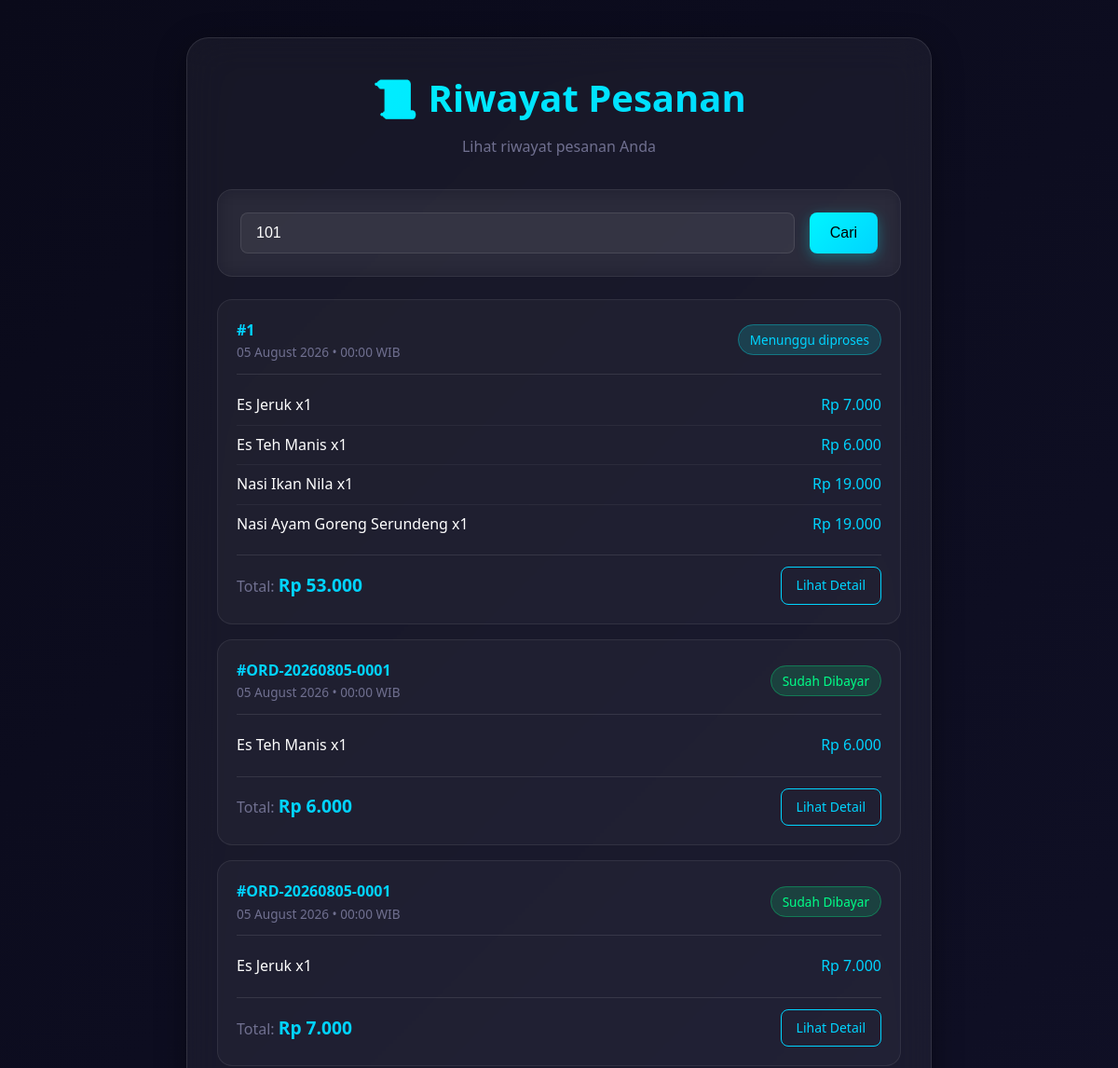
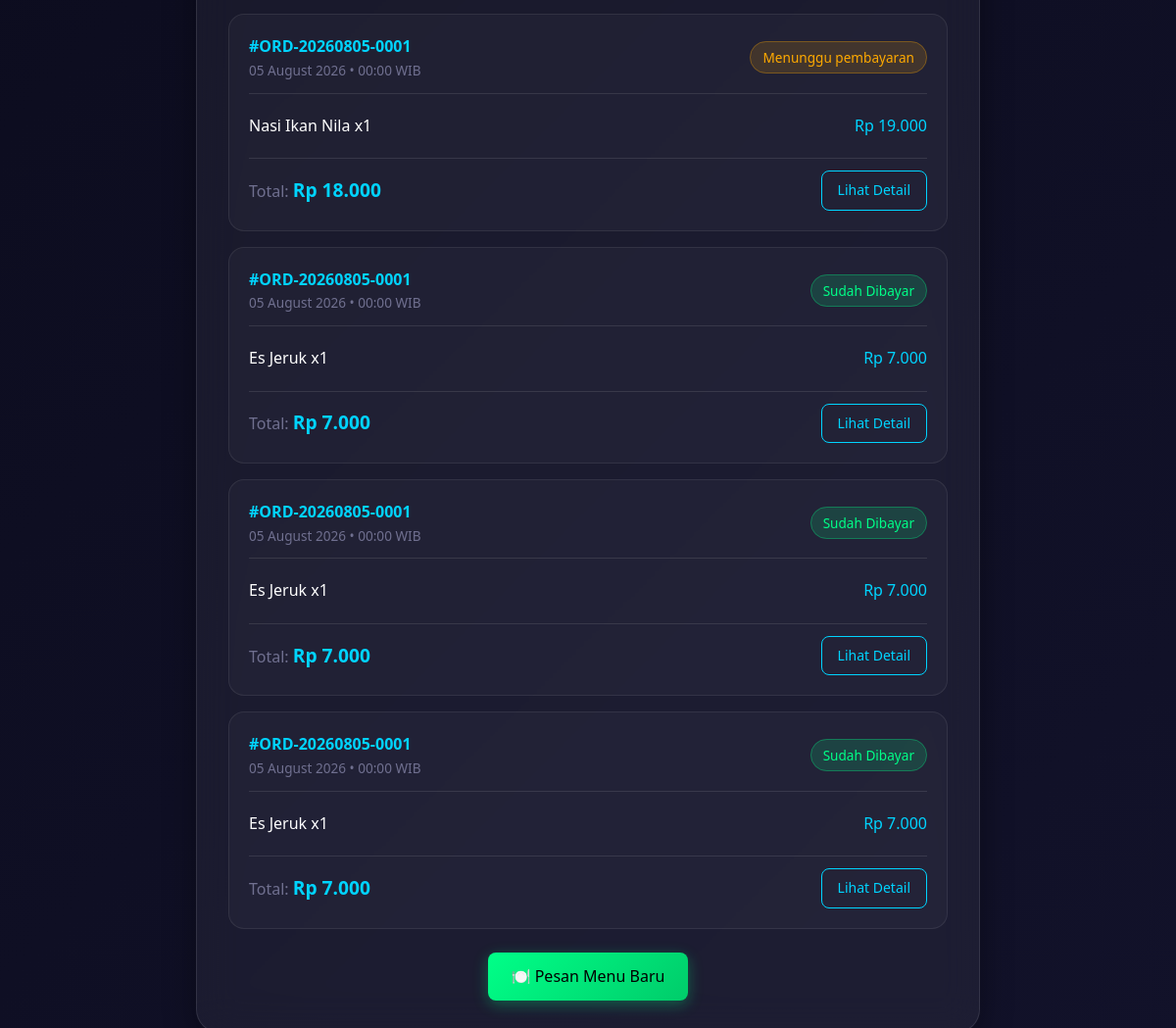
/pemesanan_pelanggan/riwayat_pesanan.php?kode=101, run on the app's committed database (2 pictures, top to bottom).
### tables this page shows
CREATE TABLE `data_pesanan` (
  `id_pesanan` int(11) NOT NULL,
  `tgl_pesanan` datetime DEFAULT NULL,
  `nama_pelanggan` varchar(100) DEFAULT NULL,
  `no_meja` varchar(20) DEFAULT NULL,
  `kode_pelanggan` varchar(50) DEFAULT NULL,
  `id_pelanggan` int(11) DEFAULT NULL,
  `total_harga` decimal(10,2) NOT NULL DEFAULT 0.00,
  `status` varchar(30) NOT NULL DEFAULT 'Menunggu',
  `metode_pembayaran` varchar(50) DEFAULT NULL,
  `nomor_pesanan` varchar(20) DEFAULT NULL
);

CREATE TABLE `rincian_pesanan` (
  `id_rincian` int(11) NOT NULL,
  `id_pesanan` int(11) NOT NULL,
  `id_menu` int(11) NOT NULL,
  `jumlah` int(11) NOT NULL
);

CREATE TABLE `data_menu` (
  `id_menu` int(11) NOT NULL,
  `nama_menu` varchar(100) NOT NULL,
  `jenis_menu` varchar(50) NOT NULL,
  `harga` decimal(10,2) NOT NULL,
  `status` varchar(20) NOT NULL DEFAULT 'Tersedia'
);

### pemesanan_pelanggan/riwayat_pesanan.php (the view, shortened to what this page needs)
<?php
include "../koneksi.php";
$kode_pelanggan = isset($_GET['kode']) ? trim($_GET['kode']) : $_SESSION['kode_pelanggan'];
$pesanan = mysqli_query($conn, "SELECT * FROM data_pesanan WHERE kode_pelanggan = '$kode_pelanggan' ORDER BY tgl_pesanan DESC");
?>
<!DOCTYPE html>
<html lang="id">
<head>
    <link rel="stylesheet" href="../assets/css/style.css">
</head>
<body>
<div class="glass-container" style="max-width: 800px; margin: 40px auto; padding: 32px;">
    <div style="text-align: center; margin-bottom: 32px;">
        <h1 style="margin-bottom: 8px;">📜 Riwayat Pesanan</h1>
        <p style="color: var(--text-muted);">Lihat riwayat pesanan Anda</p>
    </div>
    <div class="glass-card mb-3">
        <form method="get" action="">
            <div class="d-flex gap-2">
                <input type="text" name="kode" class="form-control" placeholder="Masukkan Kode Pelanggan" value="<?= htmlspecialchars($kode_pelanggan) ?>">
                <button type="submit" class="btn btn-primary">Cari</button>
            </div>
        </form>
    </div>
    <?php if (mysqli_num_rows($pesanan) > 0): ?>
        <?php while ($p = mysqli_fetch_assoc($pesanan)): ?>
            <?php
            $detail = mysqli_query($conn, "SELECT d.*, m.nama_menu, m.harga
                                               FROM rincian_pesanan d
                                               JOIN data_menu m ON d.id_menu = m.id_menu
                                               WHERE d.id_pesanan = '{$p['id_pesanan']}'");
            ?>
            <div class="history-card">
                <div class="history-header">
                    <div>
                        <div class="history-id">#<?= $p['nomor_pesanan'] ?? $p['id_pesanan'] ?></div>
                        <div class="history-date"><?= date('d F Y • H:i', strtotime($p['tgl_pesanan'])) ?> WIB</div>
                    </div>
                    <div>
                        <?php
                        $statusClass = 'status-pending';
                        if (strpos($p['status'], 'diproses') !== false) $statusClass = 'status-processing';
                        elseif (strpos($p['status'], 'Dibayar') !== false) $statusClass = 'status-paid';
                        elseif (strpos($p['status'], 'Selesai') !== false) $statusClass = 'status-completed';
                        ?>
                        <span class="history-status <?= $statusClass ?>"><?= $p['status'] ?></span>
                    </div>
                </div>
                <div class="history-items">
                    <?php while ($d = mysqli_fetch_assoc($detail)): ?>
                    <div class="history-item">
                        <span><?= $d['nama_menu'] ?> x<?= $d['jumlah'] ?></span>
                        <span style="color: var(--neon-cyan);">Rp <?= number_format($d['harga'] * $d['jumlah'], 0, ',', '.') ?></span>
                    </div>
                    <?php endwhile; ?>
                </div>
                <div class="history-total">
                    <div>
                        <span style="color: var(--text-muted);">Total:</span>
                        <span style="color: var(--neon-cyan); font-weight: 600; font-size: 1.2rem;">Rp <?= number_format($p['total_harga'], 0, ',', '.') ?></span>
                    </div>
                    <a href="cek_status.php?nomor=<?= $p['nomor_pesanan'] ?>" class="btn btn-sm btn-outline">Lihat Detail</a>
                </div>
            </div>
        <?php endwhile; ?>
    <?php endif; ?>
    <div style="text-align: center; margin-top: 24px;">
        <a href="pesan_pelanggan.php" class="btn btn-success">🍽️ Pesan Menu Baru</a>
    </div>
</div>
</body>
</html>

### assets/css/style.css (style rules this page uses)
:root { --bg-primary: #0a0a1a; --bg-secondary: #12122a; --bg-tertiary: #1a1a3a; --glass-bg: rgba(255, 255, 255, 0.05); --glass-border: rgba(255, 255, 255, 0.1); --glass-shadow: 0 8px 32px rgba(0, 0, 0, 0.37); --neon-blue: #00f5ff; --neon-purple: #bf00ff; --neon-cyan: #00d4ff; --neon-pink: #ff00aa; --text-primary: #ffffff; --text-secondary: #a0a0c0; --text-muted: #707090; --success: #00ff88; --warning: #ffaa00; --error: #ff4466; --gradient-1: linear-gradient(135deg, #667eea 0%, #764ba2 100%); --gradient-2: linear-gradient(135deg, #00f5ff 0%, #00d4ff 100%); --gradient-3: linear-gradient(135deg, #bf00ff 0%, #ff00aa 100%); --gradient-bg: linear-gradient(135deg, #0a0a1a 0%, #1a1a3a 50%, #0a0a1a 100%); --transition: all 0.3s cubic-bezier(0.4, 0, 0.2, 1); --radius-sm: 8px; --radius-md: 16px; --radius-lg: 24px; --radius-xl: 32px; }
* { margin: 0; padding: 0; box-sizing: border-box; }
html { scroll-behavior: smooth; }
body { font-family: 'Segoe UI', 'Inter', -apple-system, BlinkMacSystemFont, sans-serif; background: var(--gradient-bg); background-attachment: fixed; background-size: 400% 400%; animation: gradientShift 15s ease infinite; color: var(--text-primary); min-height: 100vh; line-height: 1.6; }
.glass-container { background: var(--glass-bg); backdrop-filter: blur(20px); -webkit-backdrop-filter: blur(20px); border: 1px solid var(--glass-border); border-radius: var(--radius-lg); box-shadow: var(--glass-shadow); }
.glass-card { background: rgba(255, 255, 255, 0.03); backdrop-filter: blur(10px); -webkit-backdrop-filter: blur(10px); border: 1px solid rgba(255, 255, 255, 0.08); border-radius: var(--radius-md); padding: 24px; transition: var(--transition); }
h1, h2, h3, h4, h5, h6 { color: var(--text-primary); font-weight: 600; margin-bottom: 1rem; }
h1 { font-size: 2.5rem; background: var(--gradient-2); -webkit-background-clip: text; -webkit-text-fill-color: transparent; background-clip: text; }
p { color: var(--text-secondary); margin-bottom: 1rem; }
.btn { display: inline-flex; align-items: center; justify-content: center; gap: 8px; padding: 12px 24px; border: none; border-radius: var(--radius-sm); font-size: 1rem; font-weight: 500; cursor: pointer; text-decoration: none; transition: var(--transition); position: relative; overflow: hidden; }
.btn::before { content: ''; position: absolute; top: 0; left: -100%; width: 100%; height: 100%; background: linear-gradient(90deg, transparent, rgba(255,255,255,0.2), transparent); transition: var(--transition); }
.btn-primary { background: var(--gradient-2); color: #000; box-shadow: 0 4px 15px rgba(0, 245, 255, 0.3); }
.btn-success { background: linear-gradient(135deg, #00ff88 0%, #00cc6a 100%); color: #000; box-shadow: 0 4px 15px rgba(0, 255, 136, 0.3); }
.btn-outline { background: transparent; border: 1px solid var(--neon-cyan); color: var(--neon-cyan); }
.btn-sm { padding: 8px 16px; font-size: 0.875rem; }
.form-control { width: 100%; padding: 12px 16px; background: rgba(255, 255, 255, 0.05); border: 1px solid var(--glass-border); border-radius: var(--radius-sm); color: var(--text-primary); font-size: 1rem; transition: var(--transition); }
.form-control::placeholder { color: var(--text-muted); }
input.form-control, textarea.form-control, select.form-control { background-color: rgba(255, 255, 255, 0.05) !important; color: var(--text-primary) !important; }
.form-control { background-color: rgba(255, 255, 255, 0.05) !important; -webkit-backface-visibility: hidden; backface-visibility: hidden; }
.status-pending { background: rgba(255, 170, 0, 0.15); color: var(--warning); border: 1px solid rgba(255, 170, 0, 0.3); }
.status-processing { background: rgba(0, 245, 255, 0.15); color: var(--neon-cyan); border: 1px solid rgba(0, 245, 255, 0.3); }
.status-paid { background: rgba(0, 255, 136, 0.15); color: var(--success); border: 1px solid rgba(0, 255, 136, 0.3); }
.mb-3 { margin-bottom: 24px; }
.d-flex { display: flex; }
.gap-2 { gap: 16px; }

### data on the page
data_pesanan: id_pesanan "1", tgl_pesanan "05 August 2026 • 00:00", status "Menunggu diproses", total_harga "53.000"
rincian_pesanan: id_menu.nama_menu "Es Jeruk", jumlah "1", $d['harga'] * $d['jumlah'] "7.000"
rincian_pesanan: id_menu.nama_menu "Es Teh Manis", jumlah "1", $d['harga'] * $d['jumlah'] "6.000"
rincian_pesanan: id_menu.nama_menu "Nasi Ikan Nila", jumlah "1", $d['harga'] * $d['jumlah'] "19.000"
rincian_pesanan: id_menu.nama_menu "Nasi Ayam Goreng Serundeng", jumlah "1", $d['harga'] * $d['jumlah'] "19.000"
data_pesanan: nomor_pesanan "ORD-20260805-0001", tgl_pesanan "05 August 2026 • 00:00", status "Sudah Dibayar", total_harga "6.000"
rincian_pesanan: id_menu.nama_menu "Es Teh Manis", jumlah "1", $d['harga'] * $d['jumlah'] "6.000"
data_pesanan: nomor_pesanan "ORD-20260805-0001", tgl_pesanan "05 August 2026 • 00:00", status "Sudah Dibayar", total_harga "7.000"
rincian_pesanan: id_menu.nama_menu "Es Jeruk", jumlah "1", $d['harga'] * $d['jumlah'] "7.000"
data_pesanan: nomor_pesanan "ORD-20260805-0001", tgl_pesanan "05 August 2026 • 00:00", status "Menunggu pembayaran", total_harga "18.000"
rincian_pesanan: id_menu.nama_menu "Nasi Ikan Nila", jumlah "1", $d['harga'] * $d['jumlah'] "19.000"
data_pesanan: nomor_pesanan "ORD-20260805-0001", tgl_pesanan "05 August 2026 • 00:00", status "Sudah Dibayar", total_harga "7.000"
rincian_pesanan: id_menu.nama_menu "Es Jeruk", jumlah "1", $d['harga'] * $d['jumlah'] "7.000"
data_pesanan: nomor_pesanan "ORD-20260805-0001", tgl_pesanan "05 August 2026 • 00:00", status "Sudah Dibayar", total_harga "7.000"
rincian_pesanan: id_menu.nama_menu "Es Jeruk", jumlah "1", $d['harga'] * $d['jumlah'] "7.000"
data_pesanan: nomor_pesanan "ORD-20260805-0001", tgl_pesanan "05 August 2026 • 00:00", status "Sudah Dibayar", total_harga "7.000"
rincian_pesanan: id_menu.nama_menu "Es Jeruk", jumlah "1", $d['harga'] * $d['jumlah'] "7.000"
